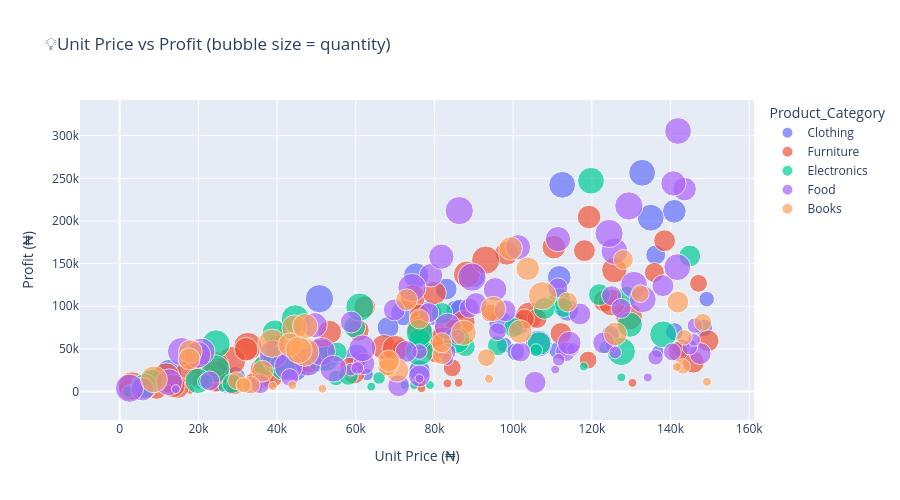

Notebook code for this chart:
### Code cell
# 5.5 Scatter Plot: Unit Price vs Profit
# Each dot is one order. Colour = product category. Size = quantity sold. Hover over dots to see
# customer name, region, and rep. This reveals which price ranges are most profitable.

fig = px.scatter(
df_balanced.sample(300, random_state=42),
x='Unit_Price', y='Profit',
color='Product_Category',
size='Quantity',
hover_data=['Customer_Name','Region','Sales_Rep'],
title='💡Unit Price vs Profit (bubble size = quantity)',
labels={'Unit_Price':'Unit Price (₦)', 'Profit':'Profit (₦)'}
)
fig.update_layout(height=500)
fig.show()
